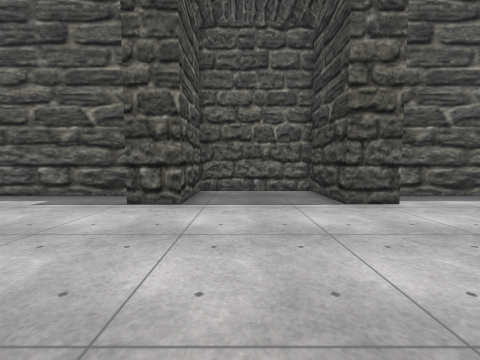
view 1 (above)

16 first-person views from a walk through a 3-D level made in the Unity game engine. The camera is 1.2 m above the floor, tilts 4° down and sees 90° across. The floor is counted in squares, 1 m on a side. Each view is taken from the middle of a square. On the plan, view 1 faces up. The plan holds only what a view shows up to about 12 squares ahead; the rest is blank. The place goes on beyond the plan. The player is left out. Some animated figures are left out. Some surface patterns are stand-ins.

view 2
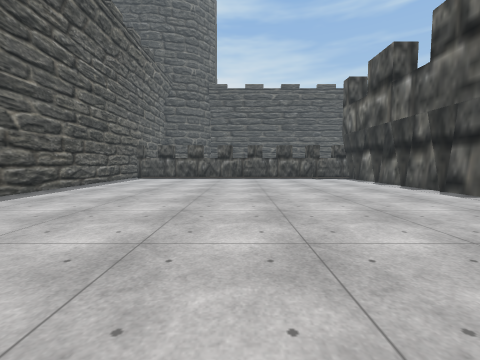

view 3
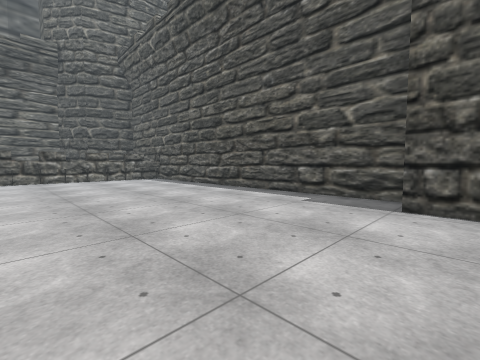

view 4
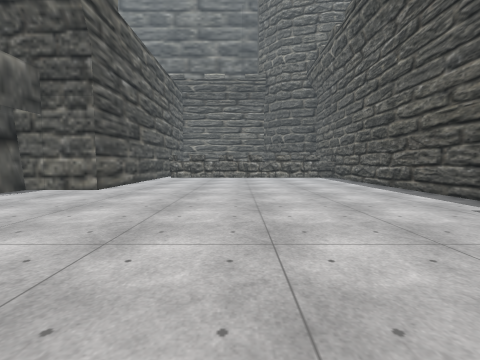

view 5
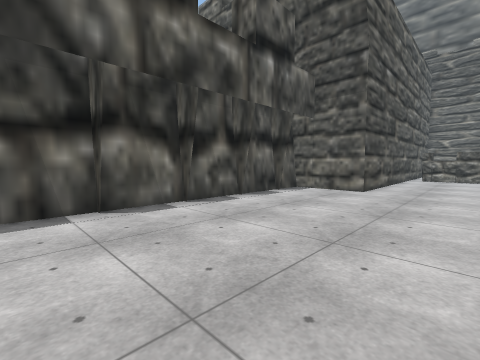

view 6
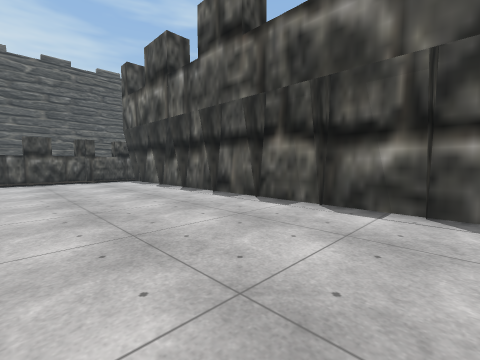

view 7
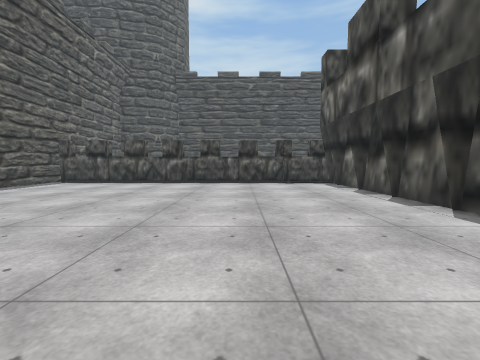

view 8
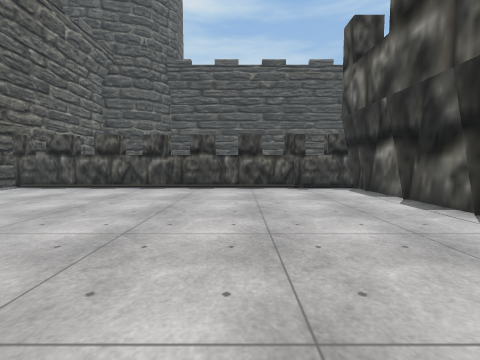

view 9
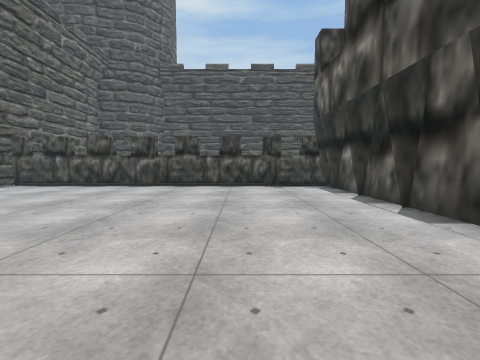

view 10
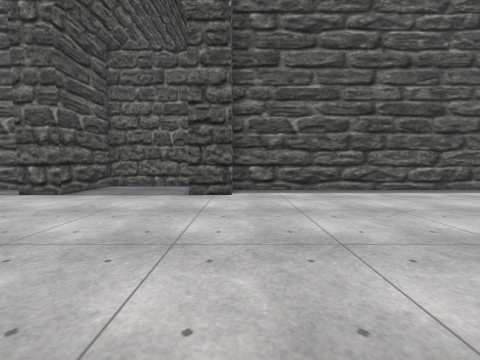

view 11
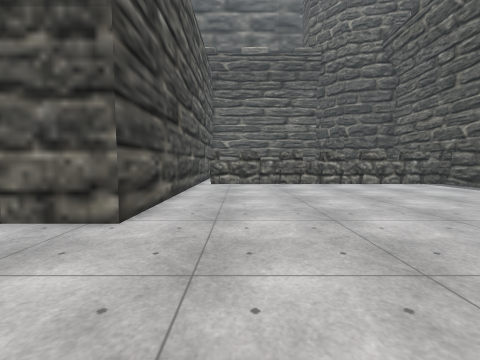

view 12
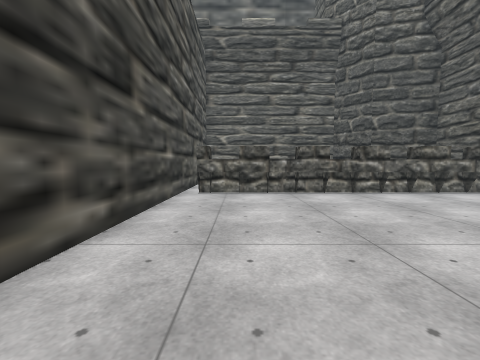

view 13
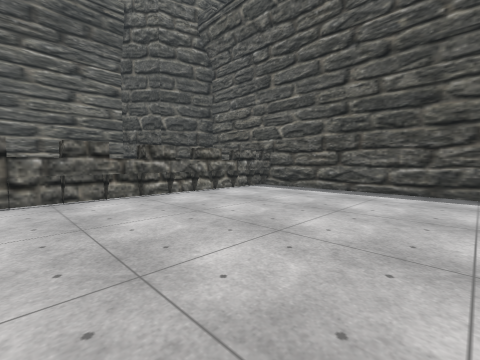

view 14
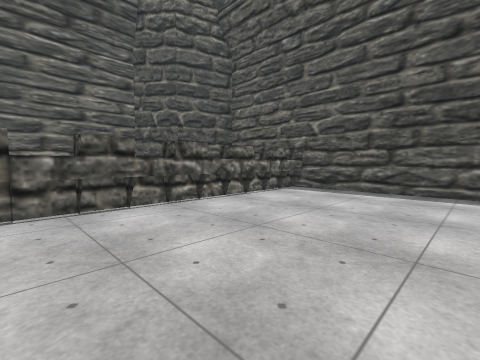

view 15
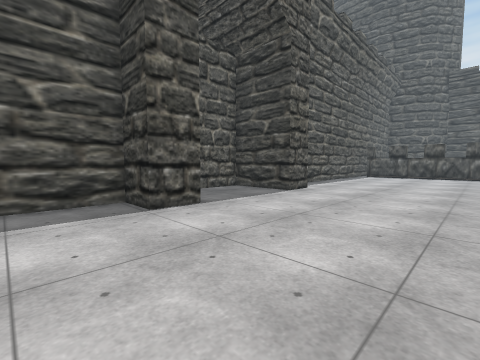

view 16
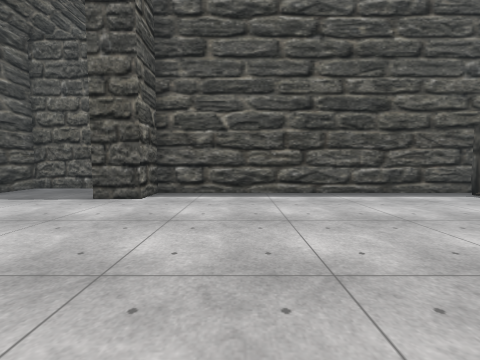

### Floor plan
Points are (right, up) in squares from view 1. A wall is a line through its corners. A room is listed if a view was taken in it or the views show most of it. See-through windows are left out.
Room 1 (views 1, 2, 3, 4, 5, 6, 7, 8, 9, 10, 11, 12, 13, 14, 15, 16)
walls: (-1.7, -8) (-1.7, -8.8); (-4.1, -8) (-4.1, -8.8); (0.8, -8.8) (0.8, -8.1); (-6.5, -8) (-6.5, -8.7) (10.4, -8.7) (10.4, -8); (3.1, -8.8) (3.1, -8); (5.6, -8.9) (5.6, -8); (-8.9, -8) (-8.9, -8.7) (-6.7, -8.7); (8, -8.9) (8, -8); (10.8, -8.7) (15.3, -8.7) (15.3, -8); (12.9, -8.9) (12.9, -8); (-19.2, -0.7) (-20.1, -0.7); (-19.3, 0.4) (-19.3, -4.8); (16.7, -5.8) (16.7, 8.1); (-19.2, 6.3) (-19.9, 6.3); (16.5, -8.7) (16.5, -5.6); (-19.9, -5.4) (-10.7, -5.4) (-10.7, -8.7) (-9.4, -8.7); (-19.3, 7.4) (-19.3, 1.5); (17.4, 8.7) (4.7, 8.7) (4.7, 7) (3.1, 7) (3.1, 10.4) (-1.7, 10.4) (-1.7, 7) (-3.3, 7) (-3.3, 8.7) (-19.3, 8.7)
low walls: (-19.2, 0.5) (-20, 0.5); (-19.9, 0.5) (-19.9, -4.7); (15.9, -8.7) (16.3, -8.7); (-19.9, 4) (-19.9, 1.5); (-19.9, 5.1) (-19.9, 4.1); (-19.2, 7.4) (-19.9, 7.4) (-19.9, 6.5); (-19.9, 6.3) (-19.9, 5.4)
ways out: opening at (-19.5, 1); opening at (-19.5, 8); gap at (-19, 3); gap at (17, 8)

Where each view was taken, in squares from view 1:
view 1: 0 up, 0 right, facing up
view 2: 0 up, 2 left, facing right
view 3: 0 up, 2 left, facing up-left
view 4: 1 up, 0 right, facing left
view 5: 2 down, 0 right, facing down-left
view 6: 2 down, 0 right, facing down-right
view 7: 3 down, 2 right, facing right
view 8: 3 down, 5 right, facing right
view 9: 4 down, 4 right, facing right
view 10: 2 down, 5 right, facing up
view 11: 3 down, 6 left, facing left
view 12: 3 down, 10 left, facing left
view 13: 2 down, 11 left, facing up-left
view 14: 2 down, 13 left, facing up-left
view 15: 1 up, 6 left, facing up-right
view 16: 1 down, 8 right, facing up
